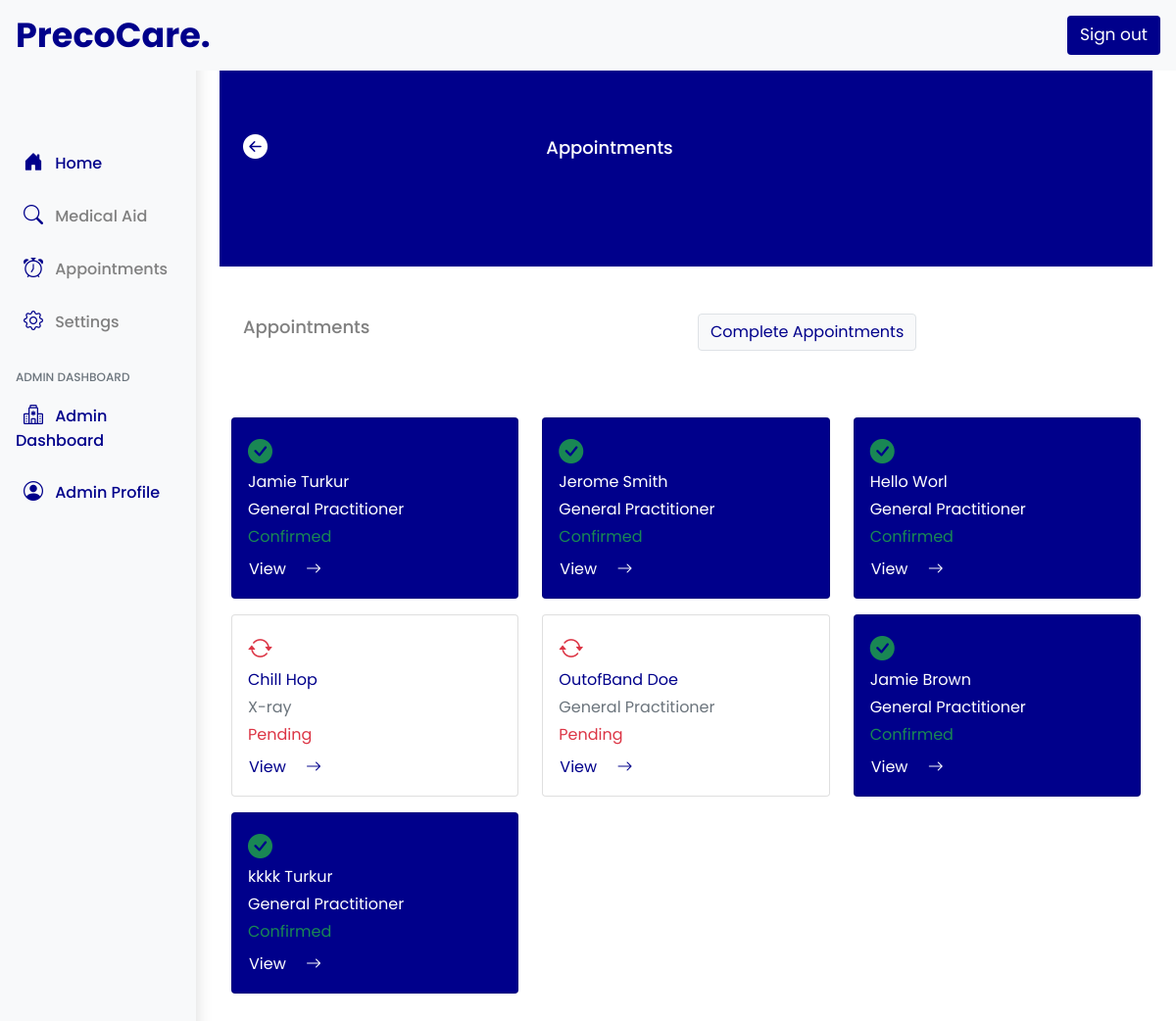
/appointments/ (signed in), run on an earlier commit of the app's database.
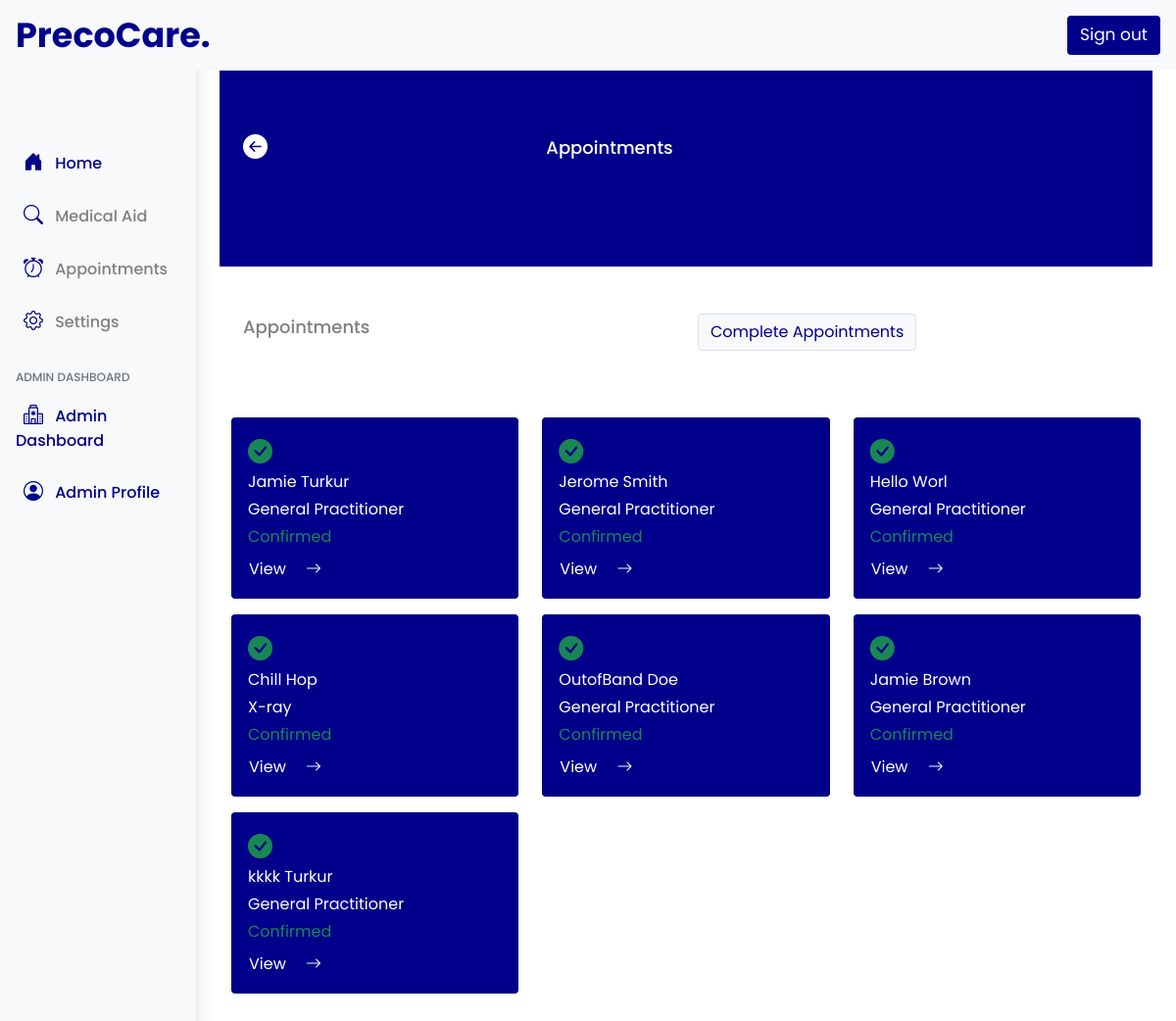
And on a later commit of the database.
### precocare/models.py (models this page shows, shortened)
class ApplicationForm(models.Model):
    User = models.ForeignKey(User,null=True, on_delete=models.CASCADE , blank=True, related_name="user_application", default=None)
    visit_status = models.CharField(max_length=50,null=True,blank=True)
    application_for = models.CharField(max_length=50,null=True,blank=True)
    service = models.ForeignKey(ServiceModel, on_delete=models.CASCADE , blank=True, related_name="application_service", default=None)
    fee = models.CharField(max_length=1000,null=True,blank=True)
    time_slot = models.CharField(max_length=1000,null=True,blank=True)
    time_slot_id = models.ForeignKey(BookedTimeslotModel, on_delete=models.CASCADE , blank=True, related_name="time_slot_pk", default=None)
    date_appointment = models.DateField(auto_now_add=False,null=True,blank=True)
    reschedule_date = models.CharField(max_length=500,null=True,blank=True)
    patient_name = models.CharField(max_length=500,null=True,blank=True)
    patient_surname = models.CharField(max_length=500,null=True,blank=True)
    gender = models.CharField(max_length=500,null=True,blank=True)
    date_of_birth = models.CharField(max_length=500,null=True,blank=True)
    identification = models.CharField(max_length=13,null=True,blank=True)
    contact = models.CharField(max_length=50,null=True,blank=True)
    email = models.CharField(max_length=1000,null=True,blank=True)
    street = models.CharField(max_length=1000,null=True,blank=True)
    town = models.CharField(max_length=1000,null=True,blank=True)
    postal_code = models.CharField(max_length=1000,null=True,blank=True)
    medical_aid = models.ForeignKey(InsuranceModel,related_name="application_medical",blank=True,default=None,on_delete=models.CASCADE,null=True)
    paid_status = models.CharField(max_length=100,null=True,blank=True,default="Outstanding")
    reason_visit = models.TextField(blank = True,null=True)
    allergies = models.TextField(blank = True,null=True)
    application_status = models.CharField(max_length=100,null=True,blank=True,default="Pending")
    notify = models.CharField(max_length=100,null=True,blank=True,default="Incomplete")
    clinic_id = models.ForeignKey(ClinicModel, on_delete=models.CASCADE , blank=True, related_name="clinic_application", default=None)
    doctor = models.ForeignKey(DoctorModel, on_delete=models.CASCADE , blank=True, related_name="doctor_application", default=None,null=True)
    clinic_location = models.ForeignKey(ClinicLocationsModel, on_delete=models.CASCADE , blank=True, related_name="location_chosen", default=None,null=True)
    cancel_appointment = models.CharField(max_length=100,null=True,blank=True,default="Ongoing")
    patient_file_number = models.CharField(max_length=1000,null=True,blank=True)
    admin_booked = models.CharField(max_length=100,null=True,blank=True,default="No")
    date_created = models.DateTimeField(auto_now_add=True, null=True)

class ServiceModel(models.Model):
    clinic_id = models.ForeignKey(ClinicModel, on_delete=models.CASCADE , blank=True, related_name="service_clinic", default=None)
    service_name = models.CharField(max_length=500,null=True)
    service_fee = models.CharField(max_length=500,null=True)
    def __str__(self):
        return self.service_name

### precocare/views.py (the view, shortened to what this page needs)
# urls.py: path('appointments/', views.AppointmentsPage,name="appointments"),
def AppointmentsPage(request):
    current_user = request.user
    allApplication = ApplicationForm.objects.filter( Q(User=current_user) & Q (cancel_appointment="Ongoing") )
    userAppointments = allApplication.exclude(admin_booked = "Yes")
    context = {
        "application" : userAppointments,
    }
    return render(request, "precocare/appointments.html",context)

### precocare/templates/precocare/appointments.html (shortened to what this page needs)
{% extends 'precocare/base.html' %}
{% block content %}
<div class="insurance-hero">
    <div class="container">
        <div class="row pt-3">
            <div class="col">
                <button class="p-0 m-0" onclick="history.back()" style="border: none; background-color: transparent;">
                    <i class="bi bi-arrow-left-circle-fill" style="color: white; font-size: 25px;"></i>
                </button>
            </div>
            <div class="col-8 d-flex align-items-center" style="color: white;">
                <p class="Page-headings mb-0">Appointments</p>
            </div>
        </div>
    </div>
</div>
<section class="container">
    <div class="row px-0">
        <div class="col-sm-12 col-md-6">
            <p class="main-headings m-0">Appointments</p>
        </div>
        <div class="col-sm-12 col-md-6">
            <button class="btn btn-light border" style="color: darkblue;" data-bs-toggle="modal" data-bs-target="#exampleModal">Complete Appointments</button>
        </div>
    </div>
</section>
<section class="mt-5">
    <div class="row p-0 m-0">
        {% for data in application %}
        {% if data.application_status == "Pending" %}
        <div class="col-sm-4 mt-3">
          <div class="card">
            <div class="card-body">
            <i class="bi bi-arrow-repeat text-danger  appointment-icon-pending me-4"></i>
            <p class="card-text mb-1" style="color: darkblue;">{{data.patient_name}} {{data.patient_surname}}</p>
            <p class="card-text text-secondary mb-1">{{data.service.service_name}}</p>
            <p class="card-text text-danger mb-2">{{data.application_status}}</p>
              <a style="color: darkblue;" class="btn m-0 p-0" data-bs-toggle="modal" href="#viewapplication{{data.id}}" role="button">View <span class="px-3"><i class="bi bi-arrow-right"></i></span></a>
            </div>
          </div>
        </div>
        {% elif  data.application_status == "Confirmed"%}
        <div class="col-sm-4 mt-3">
            <div class="card" style="background-color: darkblue;">
              <div class="card-body">
              <i class="bi bi-check-circle-fill text-success  appointment-icon-pending me-4"></i>
              <p class="card-text mb-1" style="color: white;">{{data.patient_name}} {{data.patient_surname}}</p>
              <p class="card-text text-white mb-1">{{data.service.service_name}}</p>
              <p class="card-text text-success mb-2">{{data.application_status}}</p>
                <a style="color: white;" class="btn m-0 p-0" data-bs-toggle="modal" href="#viewapplication{{data.id}}" role="button">View <span class="px-3"><i class="bi bi-arrow-right"></i></span></a>
              </div>
            </div>
          </div>
        {% endif %}
        {% empty %}
        <div class="alert alert-primary container" role="alert">
            No Appointments Booked
        </div>
        {% endfor %}
      </div>
</section>
{% endblock %}

What changed in the data, as far as the page shows it:
changed ApplicationForm "Chill": application_status "Pending" → "Confirmed"
changed ApplicationForm "OutofBand": application_status "Pending" → "Confirmed"
